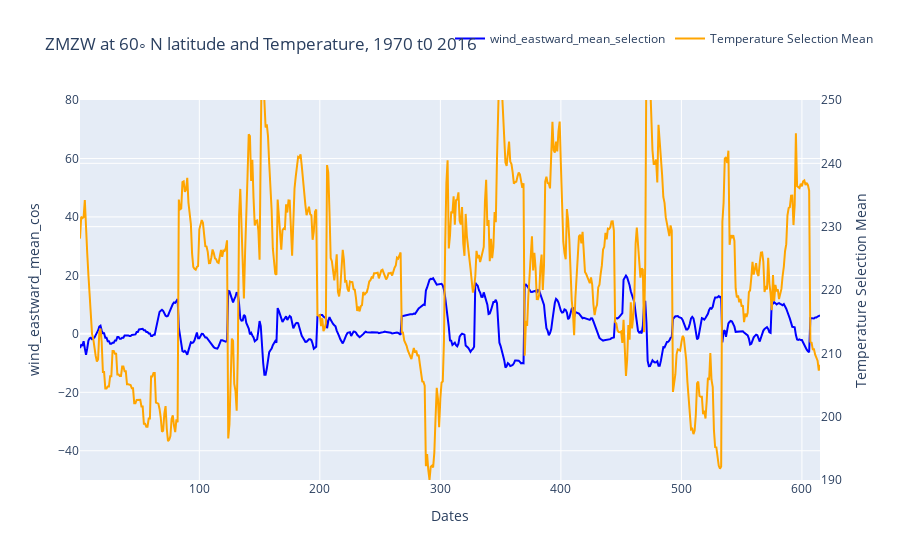

The notebook cell this image was saved under:
### Code cell
df = df_all
fig = go.Figure()

fig.add_trace(go.Scatter(x=df['index_'], y=df['wind_eastward_mean_cos'], name='wind_eastward_mean_selection', line=dict(color='blue')))
fig.add_trace(go.Scatter(x=df['index_'], y=df['temperature_mean_selection'], name='Temperature Selection Mean', line=dict(color='orange'), yaxis='y2'))

# Set layout
fig.update_layout(
    yaxis=dict(
        range=[-50, 80],
        title='wind_eastward_mean_cos'
    )
    ,yaxis2=dict(
        range=[190, 250],
        title='Temperature Selection Mean',
        side='right',
        overlaying='y'
    )
    ,xaxis=dict(title='Dates'),
    title=f'ZMZW at 60◦ N latitude and Temperature, 1970 t0 2016',
    legend=dict(orientation="h", y=1.2, x=0.5))

# Show the plot
fig.show()

### Figure 1 — Plotly figure (JSON) as saved in the notebook; plotly's stock layout.template omitted (floating-point values rounded to 4 significant figures; data arrays with more than 128 entries replaced by an {"elided": "..."} marker saying what was removed)
{"data": [{"line": {"color": "blue"}, "name": "wind_eastward_mean_selection", "type": "scatter", "x": {"elided": "615 int values"}, "y": {"elided": "615 float values"}}, {"line": {"color": "orange"}, "name": "Temperature Selection Mean", "type": "scatter", "x": {"elided": "615 int values"}, "y": {"elided": "615 float values"}, "yaxis": "y2"}], "layout": {"legend": {"orientation": "h", "x": 0.5, "y": 1.2}, "title": {"text": "ZMZW at 60◦ N latitude and Temperature, 1970 t0 2016"}, "xaxis": {"title": {"text": "Dates"}}, "yaxis": {"range": [-50, 80], "title": {"text": "wind_eastward_mean_cos"}}, "yaxis2": {"overlaying": "y", "range": [190, 250], "side": "right", "title": {"text": "Temperature Selection Mean"}}}}
